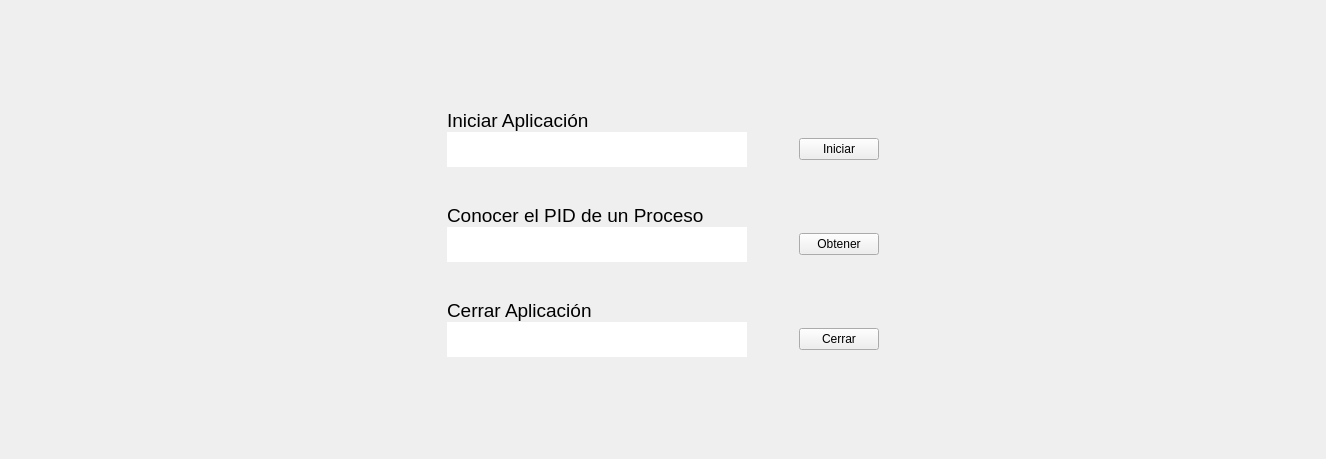
<?xml version="1.0" encoding="UTF-8"?>
<ui version="4.0">
 <class>lanzador</class>
 <widget class="QWidget" name="lanzador">
  <property name="geometry">
   <rect>
    <x>0</x>
    <y>0</y>
    <width>1326</width>
    <height>459</height>
   </rect>
  </property>
  <property name="windowTitle">
   <string>Form</string>
  </property>
  <layout class="QGridLayout" name="gridLayout_2">
   <item row="0" column="0">
    <layout class="QGridLayout" name="gridLayout">
     <property name="horizontalSpacing">
      <number>1</number>
     </property>
     <property name="verticalSpacing">
      <number>0</number>
     </property>
     <item row="4" column="1">
      <widget class="QLabel" name="label_3">
       <property name="maximumSize">
        <size>
         <width>16777215</width>
         <height>60</height>
        </size>
       </property>
       <property name="font">
        <font>
         <pointsize>14</pointsize>
        </font>
       </property>
       <property name="text">
        <string>Cerrar Aplicación</string>
       </property>
       <property name="alignment">
        <set>Qt::AlignBottom|Qt::AlignLeading|Qt::AlignLeft</set>
       </property>
      </widget>
     </item>
     <item row="0" column="1">
      <widget class="QLabel" name="label">
       <property name="sizePolicy">
        <sizepolicy hsizetype="Preferred" vsizetype="Fixed">
         <horstretch>0</horstretch>
         <verstretch>0</verstretch>
        </sizepolicy>
       </property>
       <property name="maximumSize">
        <size>
         <width>16777215</width>
         <height>30</height>
        </size>
       </property>
       <property name="font">
        <font>
         <pointsize>14</pointsize>
        </font>
       </property>
       <property name="text">
        <string>Iniciar Aplicación</string>
       </property>
       <property name="alignment">
        <set>Qt::AlignBottom|Qt::AlignLeading|Qt::AlignLeft</set>
       </property>
      </widget>
     </item>
     <item row="3" column="1">
      <widget class="QTextEdit" name="textEdit_2">
       <property name="maximumSize">
        <size>
         <width>300</width>
         <height>35</height>
        </size>
       </property>
       <property name="font">
        <font>
         <pointsize>12</pointsize>
        </font>
       </property>
       <property name="frameShape">
        <enum>QFrame::NoFrame</enum>
       </property>
       <property name="frameShadow">
        <enum>QFrame::Plain</enum>
       </property>
      </widget>
     </item>
     <item row="1" column="1">
      <widget class="QTextEdit" name="textEdit">
       <property name="maximumSize">
        <size>
         <width>300</width>
         <height>35</height>
        </size>
       </property>
       <property name="font">
        <font>
         <pointsize>12</pointsize>
        </font>
       </property>
       <property name="autoFillBackground">
        <bool>false</bool>
       </property>
       <property name="frameShape">
        <enum>QFrame::NoFrame</enum>
       </property>
       <property name="frameShadow">
        <enum>QFrame::Raised</enum>
       </property>
      </widget>
     </item>
     <item row="5" column="1">
      <widget class="QTextEdit" name="textEdit_3">
       <property name="maximumSize">
        <size>
         <width>300</width>
         <height>35</height>
        </size>
       </property>
       <property name="font">
        <font>
         <pointsize>12</pointsize>
        </font>
       </property>
       <property name="acceptDrops">
        <bool>true</bool>
       </property>
       <property name="styleSheet">
        <string notr="true"/>
       </property>
       <property name="inputMethodHints">
        <set>Qt::ImhMultiLine</set>
       </property>
       <property name="frameShape">
        <enum>QFrame::NoFrame</enum>
       </property>
       <property name="frameShadow">
        <enum>QFrame::Plain</enum>
       </property>
       <property name="lineWidth">
        <number>0</number>
       </property>
       <property name="verticalScrollBarPolicy">
        <enum>Qt::ScrollBarAlwaysOff</enum>
       </property>
       <property name="horizontalScrollBarPolicy">
        <enum>Qt::ScrollBarAlwaysOff</enum>
       </property>
       <property name="sizeAdjustPolicy">
        <enum>QAbstractScrollArea::AdjustToContents</enum>
       </property>
      </widget>
     </item>
     <item row="2" column="1">
      <widget class="QLabel" name="label_2">
       <property name="maximumSize">
        <size>
         <width>16777215</width>
         <height>60</height>
        </size>
       </property>
       <property name="font">
        <font>
         <pointsize>14</pointsize>
        </font>
       </property>
       <property name="text">
        <string>Conocer el PID de un Proceso</string>
       </property>
       <property name="alignment">
        <set>Qt::AlignBottom|Qt::AlignLeading|Qt::AlignLeft</set>
       </property>
      </widget>
     </item>
     <item row="5" column="3">
      <widget class="QPushButton" name="pushButton_3">
       <property name="maximumSize">
        <size>
         <width>100</width>
         <height>16777215</height>
        </size>
       </property>
       <property name="text">
        <string>Cerrar</string>
       </property>
      </widget>
     </item>
     <item row="2" column="0">
      <spacer name="horizontalSpacer">
       <property name="orientation">
        <enum>Qt::Horizontal</enum>
       </property>
       <property name="sizeHint" stdset="0">
        <size>
         <width>40</width>
         <height>20</height>
        </size>
       </property>
      </spacer>
     </item>
     <item row="2" column="4">
      <spacer name="horizontalSpacer_2">
       <property name="orientation">
        <enum>Qt::Horizontal</enum>
       </property>
       <property name="sizeHint" stdset="0">
        <size>
         <width>40</width>
         <height>20</height>
        </size>
       </property>
      </spacer>
     </item>
     <item row="3" column="3">
      <widget class="QPushButton" name="pushButton_2">
       <property name="maximumSize">
        <size>
         <width>100</width>
         <height>16777215</height>
        </size>
       </property>
       <property name="text">
        <string>Obtener</string>
       </property>
      </widget>
     </item>
     <item row="1" column="3">
      <widget class="QPushButton" name="pushButton">
       <property name="maximumSize">
        <size>
         <width>100</width>
         <height>16777215</height>
        </size>
       </property>
       <property name="styleSheet">
        <string notr="true"/>
       </property>
       <property name="text">
        <string>Iniciar</string>
       </property>
       <property name="flat">
        <bool>false</bool>
       </property>
      </widget>
     </item>
     <item row="1" column="2">
      <widget class="QLabel" name="label_4">
       <property name="minimumSize">
        <size>
         <width>50</width>
         <height>0</height>
        </size>
       </property>
       <property name="text">
        <string/>
       </property>
      </widget>
     </item>
    </layout>
   </item>
  </layout>
  <zorder>gridLayoutWidget</zorder>
  <zorder>horizontalSpacer_2</zorder>
 </widget>
 <resources/>
 <connections/>
</ui>
